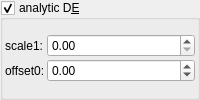
    <widget class="MyGroupBox" name="groupCheck_analyticDE_enabled_false">
     <property name="title">
      <string>analytic D&amp;E</string>
     </property>
     <property name="checkable">
      <bool>true</bool>
     </property>
     <layout class="QVBoxLayout" name="verticalLayout_12" stretch="0">
      <property name="spacing">
       <number>2</number>
      </property>
      <property name="leftMargin">
       <number>2</number>
      </property>
      <property name="topMargin">
       <number>2</number>
      </property>
      <property name="rightMargin">
       <number>2</number>
      </property>
      <property name="bottomMargin">
       <number>2</number>
      </property>
      <item>
       <layout class="QGridLayout" name="gridLayout_28" columnstretch="0,0,1">
        <property name="spacing">
         <number>2</number>
        </property>
        <item row="0" column="2">
         <widget class="MyDoubleSpinBox" name="spinbox_analyticDE_scale_1">
          <property name="sizePolicy">
           <sizepolicy hsizetype="Minimum" vsizetype="Maximum">
            <horstretch>0</horstretch>
            <verstretch>0</verstretch>
           </sizepolicy>
          </property>
          <property name="prefix">
           <string/>
          </property>
          <property name="suffix">
           <string/>
          </property>
          <property name="decimals">
           <number>2</number>
          </property>
          <property name="minimum">
           <double>0.000000000000000</double>
          </property>
          <property name="maximum">
           <double>99.989999999999995</double>
          </property>
          <property name="singleStep">
           <double>0.100000000000000</double>
          </property>
         </widget>
        </item>
        <item row="1" column="2">
         <widget class="MyDoubleSpinBox" name="spinbox_analyticDE_offset_0">
          <property name="sizePolicy">
           <sizepolicy hsizetype="Minimum" vsizetype="Maximum">
            <horstretch>0</horstretch>
            <verstretch>0</verstretch>
           </sizepolicy>
          </property>
          <property name="prefix">
           <string/>
          </property>
          <property name="suffix">
           <string/>
          </property>
          <property name="decimals">
           <number>2</number>
          </property>
          <property name="minimum">
           <double>-99.989999999999995</double>
          </property>
          <property name="maximum">
           <double>99.989999999999995</double>
          </property>
          <property name="singleStep">
           <double>0.100000000000000</double>
          </property>
         </widget>
        </item>
        <item row="0" column="1">
         <widget class="QLabel" name="label_179">
          <property name="text">
           <string>scale1:</string>
          </property>
         </widget>
        </item>
        <item row="1" column="1">
         <widget class="QLabel" name="label_178">
          <property name="text">
           <string>offset0:</string>
          </property>
         </widget>
        </item>
       </layout>
      </item>
     </layout>
    </widget>
